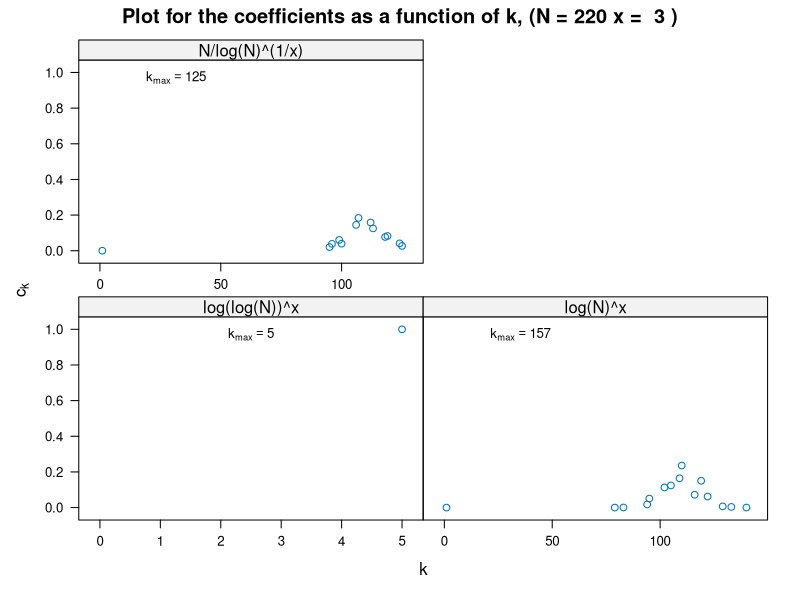
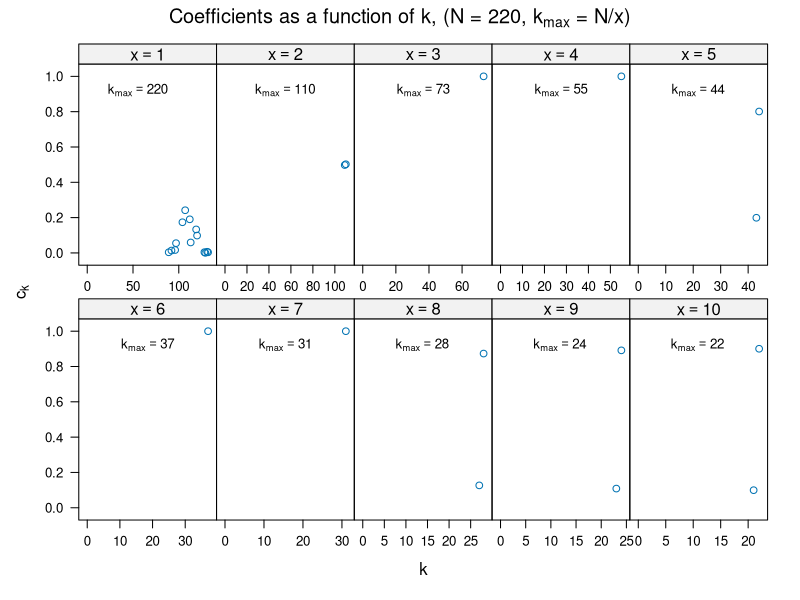
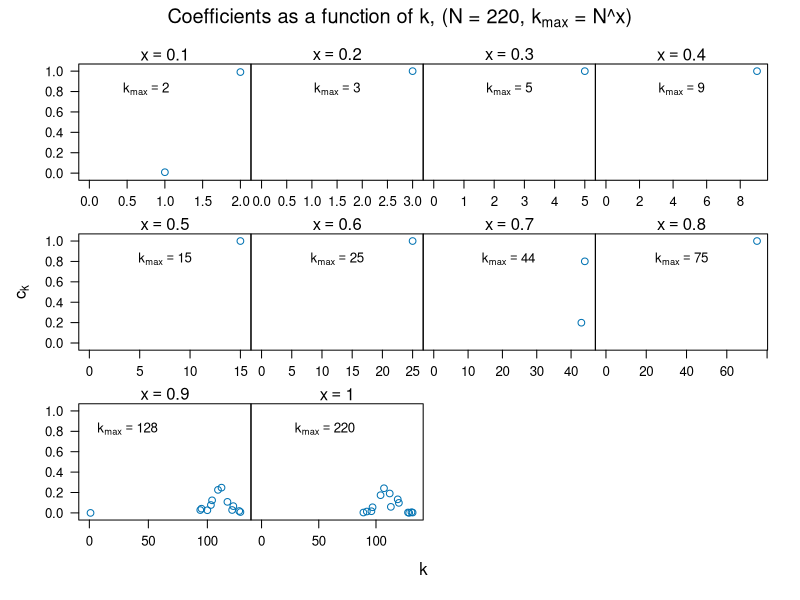

Recreate these plots in R, in order.
## ---- chunk 1
library(lattice)
## ---- chunk 2
# log_all <- read.csv("gap_scaling_all_data.csv")

log_c <- read.csv("gap_scaling_coefficients.csv")

#log_fit <- read.csv("loglog_fit_parameters_logs.csv")



# dev_all <- read.csv("gap_scaling_N_over_x_all_data.csv")

dev_c <- read.csv("gap_scaling_N_over_x_coefficients.csv")

# dev_fit <- read.csv("loglog_fit_parameters_N_over_x.csv")



# pow_all <- read.csv("gap_scaling_N_power_x_all_data.csv")

pow_c <- read.csv("gap_scaling_N_power_x_coefficients.csv")

# pow_fit <- read.csv("loglog_fit_parameters_N_power_x.csv")

## ---- chunk 3
summary(log_c)
## ---- chunk 4
summary(dev_c)
## ---- chunk 5
summary(pow_c)
## ---- chunk 6
N_value <- 220 # 10:30:1000
x_value <- 3 # 1, 2, 3 or 4

plot_data <- log_c[log_c$N == N_value & log_c$x == x_value, ]

xyplot(c_k ~ k | family,
       data = plot_data,
       xlab = "k",
       ylab = expression(c[k]),
       main = paste("Plot for the coefficients as a function of k, (N =", N_value, "x = ", x_value, ")"),
       prepanel = function(x, y, ...) {
         list(
           xlim = c(0, max(x)),
           ylim = range(y)
         )
       },
       scales = list(
         x = list(relation = "free"),
         y = list(relation = "same"),
         alternating = FALSE,
         tck = c(1, 0)
       ),
       panel = function(x, y, subscripts, ...) {
         panel.xyplot(x, y, ...)

         k_max <- unique(plot_data$kmax[subscripts])

         panel.text(
           x = mean(range(x)) / 2,
           y = 0.9,
           labels =  bquote(k[max] == .(k_max)),
           pos = 3,
           cex = 0.8
         )
       })
## ---- chunk 7
N_value <- 220 # 10:30:1000

plot_data <- dev_c[dev_c$N == N_value, ]

plot_data$x <- factor(
  plot_data$x,
  levels = sort(unique(plot_data$x))
)

levs <- levels(plot_data$x)

strip_labels <- as.expression(
  lapply(levs, function(l) bquote(x == .(as.numeric(l))))
)

xyplot(c_k ~ k | x,
       data = plot_data,
       layout = c(5, 2),
       as.table = TRUE,
       xlab = "k",
       ylab = expression(c[k]),
       main = bquote("Coefficients as a function of k, (N = " * .(N_value) * ", " * k[max] * " = N/x)"),
       strip = strip.custom(factor.levels = strip_labels),
       prepanel = function(x, y, ...) {
         list(xlim = c(0, max(x)), ylim = range(y))
       },
       scales = list(
         x = list(relation = "free"),
         y = list(relation = "same"),
         alternating = FALSE,
         tck = c(1, 0)
       ),
       panel = function(x, y, subscripts, ...) {
         panel.xyplot(x, y, ...)
         k_max <- unique(plot_data$kmax[subscripts])
         panel.text(
           x = mean(range(x)) / 2,
           y = 0.85,
           labels = bquote(k[max] == .(k_max)),
           pos = 3,
           cex = 0.8
         )
       })
## ---- chunk 8
N_value <- 220 # 10:30:1000

plot_data <- pow_c[pow_c$N == N_value, ]

plot_data$x <- factor(
  plot_data$x,
  levels = sort(unique(plot_data$x))
)

xyplot(c_k ~ k | x,
       data = plot_data,
       xlab = "k",
       ylab = expression(c[k]),
       main = bquote("Coefficients as a function of k, (N = " * .(N_value) * ", " * k[max] * " = N^x)"),
       strip = function(which.given, which.panel, var.name, factor.levels, ...) {
         if (which.given == 1) {
           panel_number <- which.panel[1]
           grid::grid.text(
             bquote(x == .(as.numeric(factor.levels[panel_number])))
           )
         } else {
           strip.default(which.given, which.panel, var.name, factor.levels, ...)
         }
       },
       as.table = TRUE,
       prepanel = function(x, y, ...) {
         list(
           xlim = c(0, max(x)),
           ylim = range(y)
         )
       },
       scales = list(
         x = list(relation = "free"),
         y = list(relation = "same"),
         alternating = FALSE,
         tck = c(1, 0)
       ),
       panel = function(x, y, subscripts, ...) {
         panel.xyplot(x, y, ...)

         k_max <- unique(plot_data$kmax[subscripts])

         panel.text(
           x = mean(range(x)) / 2,
           y = 0.7,
           labels =  bquote(k[max] == .(k_max)),
           pos = 3,
           cex = 0.8
         )
       })
